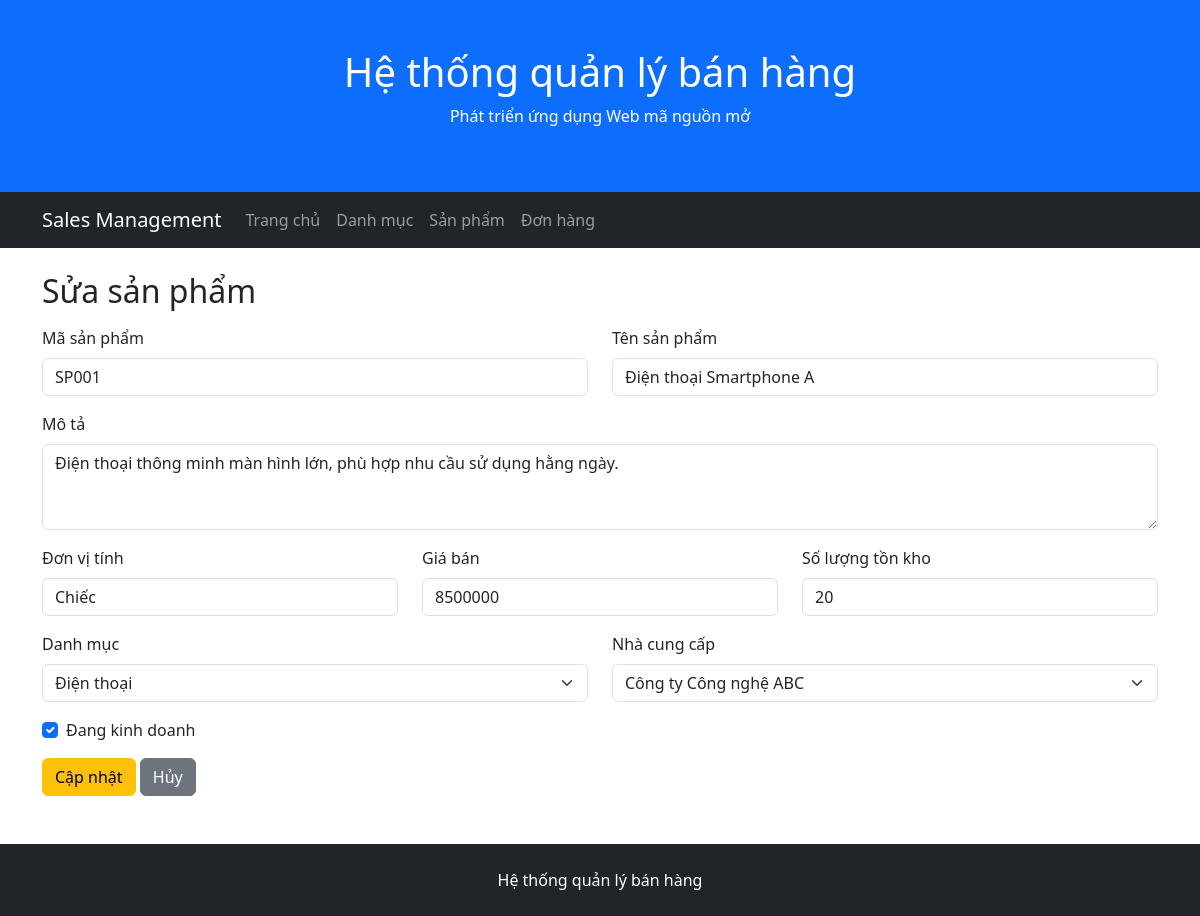
The page /products/edit.php?id=1 on the database its author committed.
### tables this page shows
CREATE TABLE products (
    ProductID INT AUTO_INCREMENT PRIMARY KEY,
    ProductCode VARCHAR(50) NOT NULL UNIQUE,
    ProductName VARCHAR(255) NOT NULL,
    Description TEXT,
    Unit VARCHAR(20),
    Price DECIMAL(12,2) NOT NULL DEFAULT 0,
    StockQuantity INT NOT NULL DEFAULT 0,
    IsActive BOOLEAN NOT NULL DEFAULT TRUE,
    SupplierID INT NOT NULL,
    CategoryID INT NOT NULL,
    CONSTRAINT chk_products_price CHECK (Price >= 0),
    CONSTRAINT chk_products_stock CHECK (StockQuantity >= 0),
    CONSTRAINT fk_products_supplier FOREIGN KEY (SupplierID) REFERENCES suppliers(SupplierID),
    CONSTRAINT fk_products_category FOREIGN KEY (CategoryID) REFERENCES categories(CategoryID)
);

CREATE TABLE categories (
    CategoryID INT AUTO_INCREMENT PRIMARY KEY,
    CategoryName VARCHAR(200) NOT NULL,
    Description TEXT
);

CREATE TABLE suppliers (
    SupplierID INT AUTO_INCREMENT PRIMARY KEY,
    SupplierName VARCHAR(200) NOT NULL,
    ContactName VARCHAR(100),
    Address VARCHAR(200),
    City VARCHAR(100),
    PostalCode VARCHAR(20),
    Country VARCHAR(100),
    Phone VARCHAR(20)
);

### public/products/edit.php (the view, shortened to what this page needs)
<?php
require_once '/var/www/src/config/database.php';
$productID = isset($_GET['id']) ? (int) $_GET['id'] : 0;
$stmt = $conn->prepare("SELECT * FROM products WHERE ProductID = ?");
$stmt->bind_param('i', $productID);
$stmt->execute();
$product = $stmt->get_result()->fetch_assoc();
$categories = $conn->query("SELECT CategoryID, CategoryName FROM categories ORDER BY CategoryName");
$suppliers = $conn->query("SELECT SupplierID, SupplierName FROM suppliers ORDER BY SupplierName");
require_once '/var/www/src/includes/header.php';
require_once '/var/www/src/includes/navbar.php';
?>
<div class="container mt-4">
    <h2>Sửa sản phẩm</h2>
    <form method="post" class="mt-3">
        <div class="row mb-3">
            <div class="col-md-6">
                <label class="form-label">Mã sản phẩm</label>
                <input type="text" name="product_code" class="form-control" value="<?= htmlspecialchars($product['ProductCode']) ?>" required>
            </div>
            <div class="col-md-6">
                <label class="form-label">Tên sản phẩm</label>
                <input type="text" name="product_name" class="form-control" value="<?= htmlspecialchars($product['ProductName']) ?>" required>
            </div>
        </div>
        <div class="mb-3">
            <label class="form-label">Mô tả</label>
            <textarea name="description" class="form-control" rows="3"><?= htmlspecialchars($product['Description'] ?? '') ?></textarea>
        </div>
        <div class="row mb-3">
            <div class="col-md-4">
                <label class="form-label">Đơn vị tính</label>
                <input type="text" name="unit" class="form-control" value="<?= htmlspecialchars($product['Unit'] ?? '') ?>">
            </div>
            <div class="col-md-4">
                <label class="form-label">Giá bán</label>
                <input type="number" step="1000" name="price" class="form-control" value="<?= (float) $product['Price'] ?>" required>
            </div>
            <div class="col-md-4">
                <label class="form-label">Số lượng tồn kho</label>
                <input type="number" name="stock_quantity" class="form-control" value="<?= (int) $product['StockQuantity'] ?>" required>
            </div>
        </div>
        <div class="row mb-3">
            <div class="col-md-6">
                <label class="form-label">Danh mục</label>
                <select name="category_id" class="form-select" required>
                    <?php while ($cat = $categories->fetch_assoc()): ?>
                        <option value="<?= $cat['CategoryID'] ?>" <?= $cat['CategoryID'] == $product['CategoryID'] ? 'selected' : '' ?>>
                            <?= htmlspecialchars($cat['CategoryName']) ?>
                        </option>
                    <?php endwhile; ?>
                </select>
            </div>
            <div class="col-md-6">
                <label class="form-label">Nhà cung cấp</label>
                <select name="supplier_id" class="form-select" required>
                    <?php while ($sup = $suppliers->fetch_assoc()): ?>
                        <option value="<?= $sup['SupplierID'] ?>" <?= $sup['SupplierID'] == $product['SupplierID'] ? 'selected' : '' ?>>
                            <?= htmlspecialchars($sup['SupplierName']) ?>
                        </option>
                    <?php endwhile; ?>
                </select>
            </div>
        </div>
        <div class="form-check mb-3">
            <input class="form-check-input" type="checkbox" name="is_active" id="isActive" value="1" <?= (int) $product['IsActive'] === 1 ? 'checked' : '' ?>>
            <label class="form-check-label" for="isActive">Đang kinh doanh</label>
        </div>
        <button type="submit" class="btn btn-warning">Cập nhật</button>
        <a href="/products/" class="btn btn-secondary">Hủy</a>
    </form>
</div>
<?php
require_once '/var/www/src/includes/footer.php';
?>

### rows shown on the page
products: product_code "SP001", product_name "Điện thoại Smartphone A", description "Điện thoại thông minh màn hình lớn, phù hợp nhu cầu sử dụng hằng ngày.", unit "Chiếc", price "8500000", stock_quantity "20", category_id "Điện thoại", supplier_id "Công ty Công nghệ ABC", IsActive "☑"
